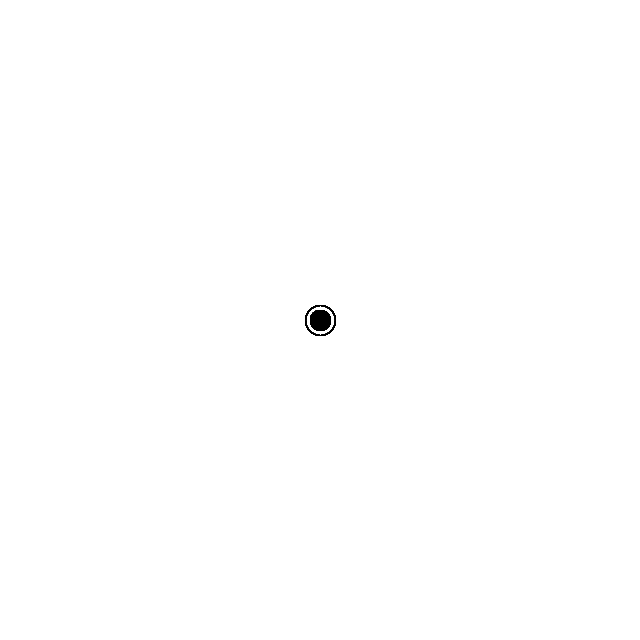
Frame 1 (no input)
Frame 60 (the mouse pressed at the canvas centre just before this capture): identical to frame 1, image omitted
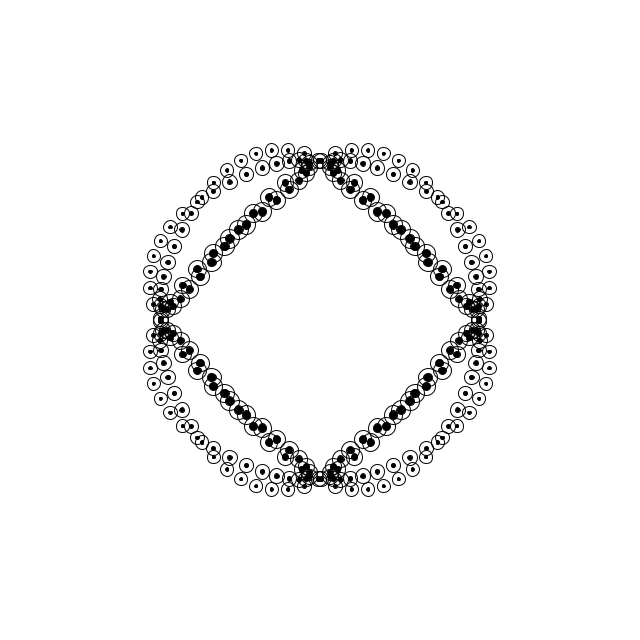
Frame 120 (the mouse held since frame 60 and released just before this capture)

The Processing sketch that drew these frames (run headless with seeded random() and noise(); from frame 60 on, the mouse is pressed at the canvas centre):

// Processing sketch: processing_169917
// ── processing_169917.pde

/* Blog design from Jerome Herr */

float num;
void setup(){
  size(640, 640);
}

void draw(){
  background(255);
  float maxX = (float)320/width*mouseX;
  float maxY = (float)320/height*mouseY;
  translate(width/2, height/2);
  for(int i = 0; i < 360; i+=6){
    float x = sin(radians(i-num)) * maxX;
    float y = maxY+cos(radians(i+num)) * x;
    float d = abs(map(dist(x, y, 0, 0), 0, 200, 20, 1));
    fill(0);
    ellipse(x, y, d, d);
    ellipse(-x, -y, d, d);
    ellipse(-y, -x, d, d);
    ellipse(y, x, d, d);
    
    noFill();
    ellipse(x, y, d+10, d+10);
    ellipse(-x, -y, d+10, d+10);
    ellipse(-y, -x, d+10, d+10);
    ellipse(y, x, d+10, d+10);
  }
  
  num+=0.5;
}
